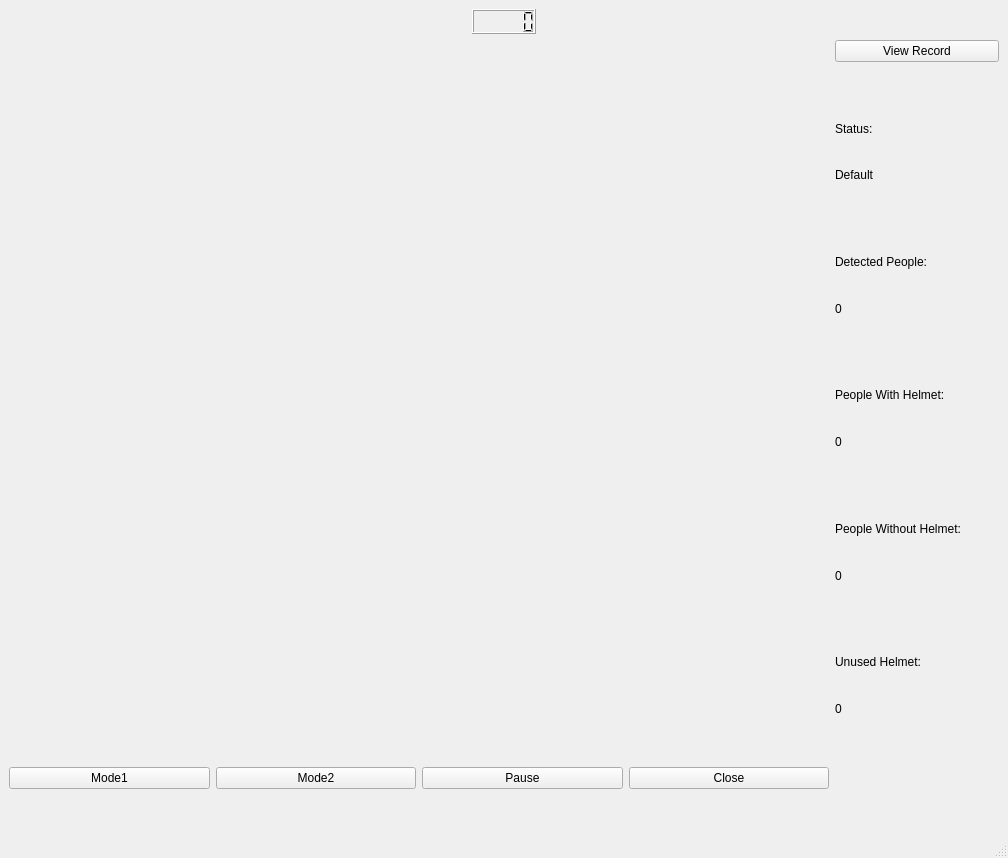
<?xml version="1.0" encoding="UTF-8"?>
<ui version="4.0">
 <class>MainWindow</class>
 <widget class="QMainWindow" name="MainWindow">
  <property name="geometry">
   <rect>
    <x>0</x>
    <y>0</y>
    <width>1008</width>
    <height>858</height>
   </rect>
  </property>
  <property name="windowTitle">
   <string>DeepHelmet</string>
  </property>
  <widget class="QWidget" name="centralwidget">
   <layout class="QHBoxLayout" name="horizontalLayout">
    <item>
     <layout class="QVBoxLayout" name="verticalLayout_3" stretch="1,30,1">
      <item>
       <layout class="QHBoxLayout" name="horizontalLayout_4" stretch="10,1,10">
        <item>
         <spacer name="verticalSpacer">
          <property name="orientation">
           <enum>Qt::Vertical</enum>
          </property>
          <property name="sizeHint" stdset="0">
           <size>
            <width>20</width>
            <height>40</height>
           </size>
          </property>
         </spacer>
        </item>
        <item>
         <widget class="QLCDNumber" name="lcdNumber"/>
        </item>
        <item>
         <spacer name="verticalSpacer_2">
          <property name="orientation">
           <enum>Qt::Vertical</enum>
          </property>
          <property name="sizeHint" stdset="0">
           <size>
            <width>20</width>
            <height>40</height>
           </size>
          </property>
         </spacer>
        </item>
       </layout>
      </item>
      <item>
       <layout class="QHBoxLayout" name="horizontalLayout_3" stretch="10,2">
        <item>
         <layout class="QVBoxLayout" name="verticalLayout" stretch="10,1">
          <item>
           <widget class="QLabel" name="label">
            <property name="autoFillBackground">
             <bool>false</bool>
            </property>
            <property name="frameShadow">
             <enum>QFrame::Plain</enum>
            </property>
            <property name="text">
             <string/>
            </property>
            <property name="margin">
             <number>1</number>
            </property>
            <property name="indent">
             <number>-1</number>
            </property>
            <property name="textInteractionFlags">
             <set>Qt::LinksAccessibleByMouse|Qt::TextSelectableByKeyboard|Qt::TextSelectableByMouse</set>
            </property>
           </widget>
          </item>
          <item>
           <layout class="QHBoxLayout" name="horizontalLayout_2">
            <item>
             <widget class="QPushButton" name="Mode1">
              <property name="text">
               <string>Mode1</string>
              </property>
              <property name="autoDefault">
               <bool>false</bool>
              </property>
              <property name="default">
               <bool>false</bool>
              </property>
              <property name="flat">
               <bool>false</bool>
              </property>
             </widget>
            </item>
            <item>
             <widget class="QPushButton" name="Mode2">
              <property name="text">
               <string>Mode2</string>
              </property>
             </widget>
            </item>
            <item>
             <widget class="QPushButton" name="Pause">
              <property name="text">
               <string>Pause</string>
              </property>
             </widget>
            </item>
            <item>
             <widget class="QPushButton" name="Close">
              <property name="text">
               <string>Close</string>
              </property>
             </widget>
            </item>
           </layout>
          </item>
         </layout>
        </item>
        <item>
         <layout class="QVBoxLayout" name="verticalLayout_2">
          <item>
           <widget class="QPushButton" name="Open">
            <property name="text">
             <string>View Record</string>
            </property>
           </widget>
          </item>
          <item>
           <spacer name="horizontalSpacer_5">
            <property name="orientation">
             <enum>Qt::Horizontal</enum>
            </property>
            <property name="sizeHint" stdset="0">
             <size>
              <width>40</width>
              <height>40</height>
             </size>
            </property>
           </spacer>
          </item>
          <item>
           <widget class="QLabel" name="label_2">
            <property name="text">
             <string>Status:</string>
            </property>
           </widget>
          </item>
          <item>
           <widget class="QLabel" name="Status">
            <property name="text">
             <string>Default</string>
            </property>
           </widget>
          </item>
          <item>
           <spacer name="horizontalSpacer">
            <property name="orientation">
             <enum>Qt::Horizontal</enum>
            </property>
            <property name="sizeHint" stdset="0">
             <size>
              <width>40</width>
              <height>40</height>
             </size>
            </property>
           </spacer>
          </item>
          <item>
           <widget class="QLabel" name="label_3">
            <property name="text">
             <string>Detected People:</string>
            </property>
           </widget>
          </item>
          <item>
           <widget class="QLabel" name="AllPeople">
            <property name="text">
             <string>0</string>
            </property>
           </widget>
          </item>
          <item>
           <spacer name="horizontalSpacer_2">
            <property name="orientation">
             <enum>Qt::Horizontal</enum>
            </property>
            <property name="sizeHint" stdset="0">
             <size>
              <width>40</width>
              <height>40</height>
             </size>
            </property>
           </spacer>
          </item>
          <item>
           <widget class="QLabel" name="label_4">
            <property name="text">
             <string>People With Helmet:</string>
            </property>
           </widget>
          </item>
          <item>
           <widget class="QLabel" name="WithHM">
            <property name="text">
             <string>0</string>
            </property>
           </widget>
          </item>
          <item>
           <spacer name="horizontalSpacer_3">
            <property name="orientation">
             <enum>Qt::Horizontal</enum>
            </property>
            <property name="sizeHint" stdset="0">
             <size>
              <width>40</width>
              <height>40</height>
             </size>
            </property>
           </spacer>
          </item>
          <item>
           <widget class="QLabel" name="aa">
            <property name="text">
             <string>People Without Helmet:</string>
            </property>
           </widget>
          </item>
          <item>
           <widget class="QLabel" name="WithoutHM">
            <property name="text">
             <string>0</string>
            </property>
           </widget>
          </item>
          <item>
           <spacer name="horizontalSpacer_4">
            <property name="orientation">
             <enum>Qt::Horizontal</enum>
            </property>
            <property name="sizeHint" stdset="0">
             <size>
              <width>40</width>
              <height>40</height>
             </size>
            </property>
           </spacer>
          </item>
          <item>
           <widget class="QLabel" name="label10">
            <property name="text">
             <string>Unused Helmet:</string>
            </property>
           </widget>
          </item>
          <item>
           <widget class="QLabel" name="UnusedHM">
            <property name="text">
             <string>0</string>
            </property>
           </widget>
          </item>
          <item>
           <spacer name="horizontalSpacer_6">
            <property name="orientation">
             <enum>Qt::Horizontal</enum>
            </property>
            <property name="sizeHint" stdset="0">
             <size>
              <width>40</width>
              <height>40</height>
             </size>
            </property>
           </spacer>
          </item>
          <item>
           <spacer name="horizontalSpacer_7">
            <property name="orientation">
             <enum>Qt::Horizontal</enum>
            </property>
            <property name="sizeHint" stdset="0">
             <size>
              <width>40</width>
              <height>20</height>
             </size>
            </property>
           </spacer>
          </item>
         </layout>
        </item>
       </layout>
      </item>
      <item>
       <spacer name="horizontalSpacer_8">
        <property name="orientation">
         <enum>Qt::Horizontal</enum>
        </property>
        <property name="sizeHint" stdset="0">
         <size>
          <width>558</width>
          <height>38</height>
         </size>
        </property>
       </spacer>
      </item>
     </layout>
    </item>
   </layout>
  </widget>
  <widget class="QMenuBar" name="menubar">
   <property name="geometry">
    <rect>
     <x>0</x>
     <y>0</y>
     <width>1008</width>
     <height>26</height>
    </rect>
   </property>
  </widget>
  <widget class="QStatusBar" name="statusbar"/>
 </widget>
 <resources/>
 <connections>
  <connection>
   <sender>Mode1</sender>
   <signal>clicked()</signal>
   <receiver>MainWindow</receiver>
   <slot>exec_mode1()</slot>
   <hints>
    <hint type="sourcelabel">
     <x>125</x>
     <y>755</y>
    </hint>
    <hint type="destinationlabel">
     <x>128</x>
     <y>537</y>
    </hint>
   </hints>
  </connection>
  <connection>
   <sender>Mode2</sender>
   <signal>clicked()</signal>
   <receiver>MainWindow</receiver>
   <slot>exec_mode2()</slot>
   <hints>
    <hint type="sourcelabel">
     <x>397</x>
     <y>755</y>
    </hint>
    <hint type="destinationlabel">
     <x>372</x>
     <y>543</y>
    </hint>
   </hints>
  </connection>
  <connection>
   <sender>Pause</sender>
   <signal>clicked()</signal>
   <receiver>MainWindow</receiver>
   <slot>pause()</slot>
   <hints>
    <hint type="sourcelabel">
     <x>591</x>
     <y>755</y>
    </hint>
    <hint type="destinationlabel">
     <x>602</x>
     <y>546</y>
    </hint>
   </hints>
  </connection>
  <connection>
   <sender>Close</sender>
   <signal>clicked()</signal>
   <receiver>MainWindow</receiver>
   <slot>stop()</slot>
   <hints>
    <hint type="sourcelabel">
     <x>786</x>
     <y>755</y>
    </hint>
    <hint type="destinationlabel">
     <x>779</x>
     <y>554</y>
    </hint>
   </hints>
  </connection>
  <connection>
   <sender>Open</sender>
   <signal>clicked()</signal>
   <receiver>MainWindow</receiver>
   <slot>openfolder()</slot>
   <hints>
    <hint type="sourcelabel">
     <x>881</x>
     <y>84</y>
    </hint>
    <hint type="destinationlabel">
     <x>795</x>
     <y>50</y>
    </hint>
   </hints>
  </connection>
 </connections>
 <slots>
  <slot>exec_mode1()</slot>
  <slot>exec_mode2()</slot>
  <slot>pause()</slot>
  <slot>stop()</slot>
  <slot>openfolder()</slot>
 </slots>
</ui>
